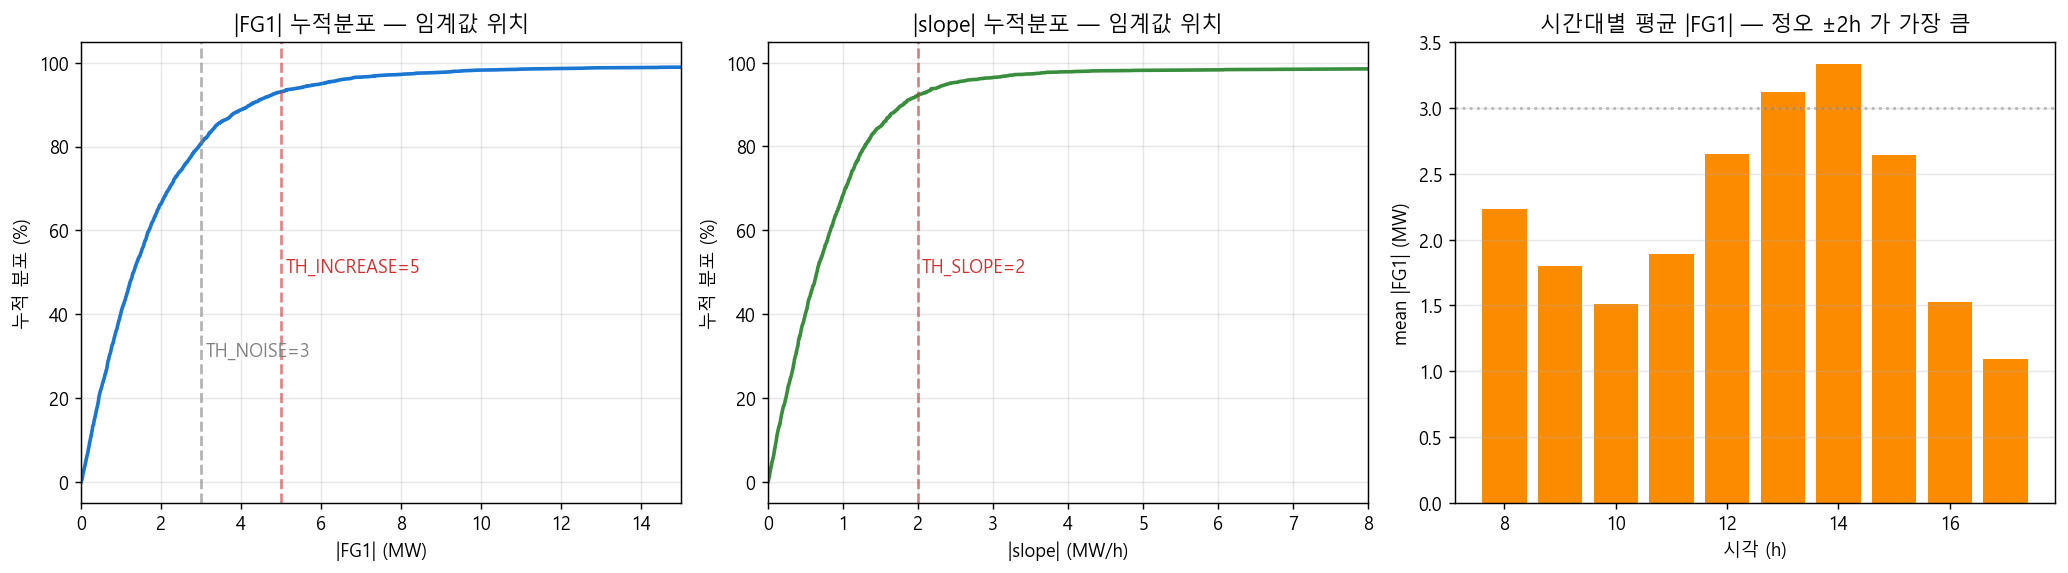

The script that saved this image:
"""EDA C — Forward gap 분포 + 임계값 정당화.

목적:
  TH_INCREASE=5, TH_NOISE=3, TH_SLOPE=2 가 *임의값* 이 아니라 *데이터 기반 분위수* 임을 입증.

방법:
  Phase 2 결과에서 portfolio FG1 = μ_p1(t+1) − μ_p2(t+1) 분포 산출.
  분포 + 임계값 위치 시각화.

→ 모델 함의:
  - TH_INCREASE = 5 ≈ |FG1| p95 → 상위 5% 만 "큰 신호" 로 분류
  - TH_NOISE = 3 ≈ p80 → 잡음 영역 컷 (실 운영에서 미세 변동 무시)
  - TH_SLOPE = 2 ≈ |slope| p95 → 명확한 변화 추세
"""
import sys
from pathlib import Path
import numpy as np
import pandas as pd
import matplotlib.pyplot as plt
sys.path.insert(0, str(Path(__file__).resolve().parent))
from _common import ROOT, EDA_DIR

# === 1. Phase 2 결과 로드 + portfolio FG1 산출 ===
p2 = pd.read_parquet(ROOT / 'pv/experiments/phase2_2branch_g20_L12/ensemble_test_overridden.parquet')
p1 = pd.read_parquet(ROOT / 'pv/experiments/resmlp_adaln_v2_ensemble/ensemble_test.parquet')
p2['target_dt'] = pd.to_datetime(p2['target_dt'])
p2['date'] = pd.to_datetime(p2['date'])
p1['datetime_kst'] = pd.to_datetime(p1['datetime_kst'])

p2['p2_kw'] = p2['mu_phase2'] * p2['cap']
p2_l1 = p2[p2.lead == 1].groupby(['target_dt','issue_hour'], as_index=False).agg(
    p2_mw=('p2_kw', lambda s: s.sum()/1000.0))

p1['p1_kw'] = p1['mu_mean'] * p1['site_capacity_kw']
p1_port = p1.groupby('datetime_kst', as_index=False).agg(p1_mw=('p1_kw', lambda s: s.sum()/1000.0))

mg = p2_l1.merge(p1_port.rename(columns={'datetime_kst':'target_dt'}), on='target_dt')
mg = mg[mg.issue_hour.between(7, 16)]
mg['FG1'] = mg.p1_mw - mg.p2_mw
mg['target_hour'] = mg.target_dt.dt.hour
mg = mg[mg.target_hour.between(8, 17)]
print(f"n = {len(mg)}  (lead=1, daytime 8-17)")

# slope: planner v4 log 에 이미 산출된 slope 컬럼 사용
log = pd.read_parquet(ROOT / "pv/experiments/thermal_planner_v4/log_phase1plus2.parquet")
log = log[log.hour.between(9, 17)]
abs_FG1 = mg['FG1'].abs()
abs_slope = log[log.slope.abs() > 0].slope.abs()   # 0 제외 (데이터 부재 시각)

# === 2. 분위수 ===
print("\n[|FG1| 분위]")
for q in [50, 70, 75, 80, 85, 90, 95, 99]:
    print(f"  p{q}: {np.percentile(abs_FG1, q):.2f}")

print(f"\n[|slope| 분위, n={len(abs_slope)}]")
for q in [50, 75, 80, 85, 90, 95, 99]:
    print(f"  p{q}: {np.percentile(abs_slope, q):.2f}")

# === 3. 시각화 ===
fig, axes = plt.subplots(1, 3, figsize=(16, 4.5))

# (a) |FG1| 누적분포 + 임계값
ax = axes[0]
sorted_fg1 = np.sort(abs_FG1.values)
cdf = np.arange(len(sorted_fg1)) / len(sorted_fg1) * 100
ax.plot(sorted_fg1, cdf, '-', color='#1976D2', lw=2)
ax.axvline(3, color='gray', ls='--', alpha=0.6)
ax.text(3.1, 30, 'TH_NOISE=3', fontsize=10, color='gray')
ax.axvline(5, color='#D32F2F', ls='--', alpha=0.6)
ax.text(5.1, 50, 'TH_INCREASE=5', fontsize=10, color='#D32F2F')
ax.set_xlabel('|FG1| (MW)')
ax.set_ylabel('누적 분포 (%)')
ax.set_title('|FG1| 누적분포 — 임계값 위치')
ax.set_xlim(0, 15)
ax.grid(True, alpha=0.3)

# (b) |slope| 누적분포
ax = axes[1]
sorted_sl = np.sort(abs_slope.values)
cdf2 = np.arange(len(sorted_sl)) / len(sorted_sl) * 100
ax.plot(sorted_sl, cdf2, '-', color='#388E3C', lw=2)
ax.axvline(2, color='#D32F2F', ls='--', alpha=0.6)
ax.text(2.05, 50, 'TH_SLOPE=2', fontsize=10, color='#D32F2F')
ax.set_xlabel('|slope| (MW/h)')
ax.set_ylabel('누적 분포 (%)')
ax.set_title('|slope| 누적분포 — 임계값 위치')
ax.set_xlim(0, 8)
ax.grid(True, alpha=0.3)

# (c) hour별 mean |FG1|
mg['target_hour'] = mg.target_dt.dt.hour
hour_mean = mg.groupby('target_hour').FG1.apply(lambda s: s.abs().mean()).reset_index()
ax = axes[2]
ax.bar(hour_mean.target_hour, hour_mean.FG1, color='#FB8C00')
ax.axhline(3, color='gray', ls=':', alpha=0.5)
ax.set_xlabel('시각 (h)')
ax.set_ylabel('mean |FG1| (MW)')
ax.set_title('시간대별 평균 |FG1| — 정오 ±2h 가 가장 큼')
ax.grid(True, alpha=0.3, axis='y')

plt.tight_layout()
out = EDA_DIR / "C_forward_gap_distribution.png"
plt.savefig(out, dpi=130, bbox_inches='tight')
print(f"\n저장: {out}")

# === 4. 모델 함의 ===
p80_fg1 = float(np.percentile(abs_FG1, 80))
p95_fg1 = float(np.percentile(abs_FG1, 95))
p95_sl = float(np.percentile(abs_slope, 95))
print(f"""
{'='*60}
→ 모델 함의
{'='*60}

1. TH_INCREASE = 5 ≈ |FG1| p95 ({p95_fg1:.2f}) → 상위 5% 만 *큰 신호* 분류
2. TH_NOISE = 3 ≈ p80 ({p80_fg1:.2f}) → 잡음 영역 컷
3. TH_SLOPE = 2 ≈ |slope| p95 ({p95_sl:.2f}) → 명확한 변화 추세
4. 시간대별: 12-14시가 mean |FG1| 가장 큼 (정오 PV 부담 시간대)

→ 모든 임계값이 *데이터 분위수 기반*. 임의값 X.
""")
